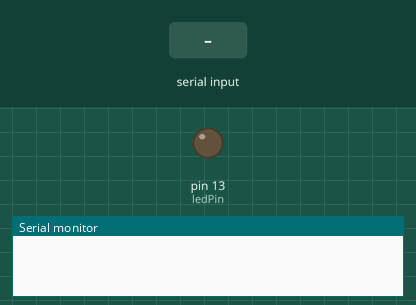
Recording of a sketch running on a simulated Arduino Uno, built with avr-gcc and run on an emulated ATmega328P. On the bench: output pins drawn as LEDs (lit = HIGH), the last lines printed to the serial monitor. Dashed ring = blinking. The test bench sets the inputs (shaded band).

Above: at 1.2 s.
1.3 s: "B" received over the second serial link
At 2.6 s:
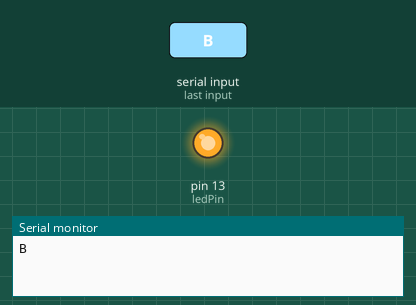
4.3 s: "1" received over the second serial link
At 5.3 s:
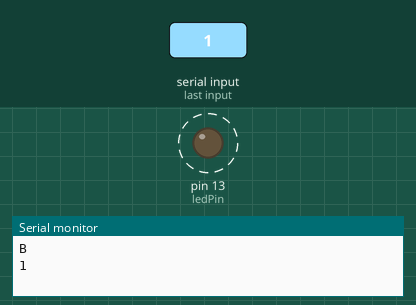
Timing chart, 0 to 7.3 s (numbered marks = the images above; inputs shaded):
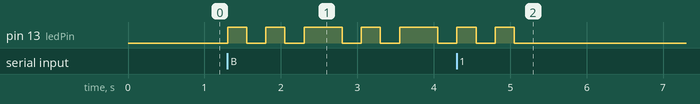

The sketch:

MegaBlink.ino
```cpp
#include <SoftwareSerial.h>

SoftwareSerial mySerial(10, 11); // RX, TX

//////////////////////////
// INPUT GUIDE:         //
//   B: Blink LED       //
//////////////////////////

// Variables
int ledDelay = 250;
int ledPin = 13;
char var = 'A';

void setup()
{
  Serial.begin(9600);
  mySerial.begin(9600); // Open serial port with xbee

  pinMode(ledPin, OUTPUT);
}

void loop()
{

// Read Serial Buffer

  if (mySerial.available()){
    var = char(mySerial.read()); // Set the state variable (will be last character)
    Serial.print(var);
    delay(3);
    if(!mySerial.available()){   // Print all the other characters
      Serial.println();
    }
  }

  if (var == 'B'){
    digitalWrite(ledPin, HIGH);
    delay(ledDelay);
    digitalWrite(ledPin, LOW);
    delay(ledDelay);

    digitalWrite(ledPin, HIGH);
    delay(ledDelay);
    digitalWrite(ledPin, LOW);
    delay(ledDelay);

    digitalWrite(ledPin, HIGH);
    delay(ledDelay);
    digitalWrite(ledPin, LOW);
  }

}
```

Measured:
- after the input at 1.3 s, pin 13 (ledPin): LOW → HIGH at once, then repeats every 1.3 s: LOW 0.25 s, HIGH 0.25 s, LOW 0.25 s, HIGH 0.50 s
